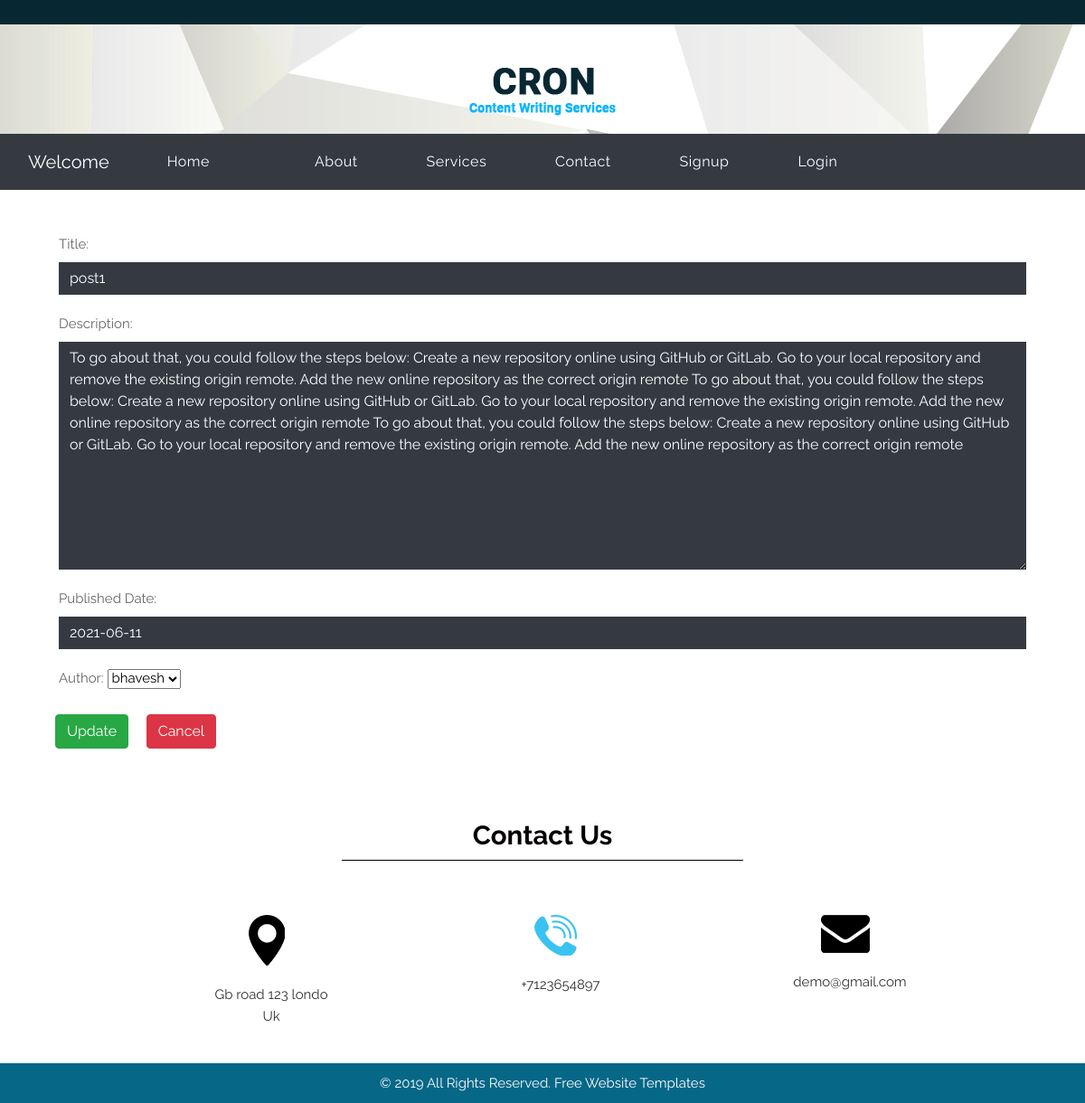
The app's page /update/1/ with its own data.
### myblog/models.py (models this page shows)
class Post(models.Model):
    title = models.CharField(max_length=200)
    desc = models.TextField()
    published = models.DateField(default=timezone.now)
    author = models.ForeignKey(User, on_delete= models.CASCADE)

### myblog/views.py (the view)
# urls.py: path('update/<int:id>/',views.update_post,name="update"),
def update_post(request, id):
    if request.method == 'POST':
        data = Post.objects.get(pk=id)
        form = PostForm(request.POST, instance=data)
        if form.is_valid():
            form.save()
            return HttpResponseRedirect('/')
    else:
        data = Post.objects.get(pk=id)
        form = PostForm(instance=data)
    return render(request, 'blog/updatepost.html', {'form': form, 'data': data})

### myblog/forms.py
class PostForm(forms.ModelForm):
    class Meta:
        model = Post
        fields = ['title', 'desc', 'published', 'author']
        labels = {'title': 'Title', 'desc': 'Description', 'published': 'Published Date'}
        widgets = {'title': forms.TextInput(attrs={'class': 'form-control bg-dark text-white'}),
                   'desc': forms.Textarea(attrs={'class': 'form-control bg-dark text-white'}),
                   'published': forms.TextInput(attrs={'class': 'form-control bg-dark text-white'})
                   }

### myblog/templates/blog/updatepost.html (shortened to what this page needs)
{% extends 'blog/base.html' %}
{% load static %}
{% block update %}
    {% if data %}
        <div class="container">
            <form action="" method="POST" novalidate>
                {{form.as_p}}
                <input type="submit" class="btn btn-success mx-3" value="Update">
                <a href="{% url 'show' data.id %}" class="btn btn-danger">Cancel</a>
            </form>
        </div>
    {% endif %}
{% endblock update %}

### myblog/static/blog/css/style.css (style rules this page uses)
* { box-sizing: border-box !important; transition: ease all 0.5s; }
html { scroll-behavior: smooth; }
body { color: #666666; font-size: 14px; font-family: 'Raleway', sans-serif;; line-height: 1.80857; font-weight: normal; overflow-x: hidden; }
a { color: #1f1f1f; text-decoration: none !important; outline: none !important; -webkit-transition: all .3s ease-in-out; -moz-transition: all .3s ease-in-out; -ms-transition: all .3s ease-in-out; -o-transition: all .3s ease-in-out; transition: all .3s ease-in-out; }
*, *::after, *::before { -webkit-box-sizing: border-box; -moz-box-sizing: border-box; box-sizing: border-box; }
p { margin: 20px; font-weight: 400; font-size: 15px; line-height: 24px; }
a { color: #ffffff; text-decoration: none; outline: none !important; }
.form-control { display: block; width: 100%; padding: .375rem .75rem; font-size: 1rem; line-height: 1.5; color: #495057; background-color: #072833; background-clip: padding-box; border: 1px solid #072833; border-radius: 0px; border: 0px; }

### records on screen
Post: title "post1", desc "To go about that, you could follow the steps below: Create a new repository online using GitHub or GitLab. Go to your local repository and remove the existing origin remote. Add the new online repository as the correct origin remote To go about that, you could follow the steps below: Create a new repository online using GitHub or GitLab. Go to your local repository and remove the existing origin remote. Add the new online repository as the correct origin remote To go about that, you could follow the steps below: Create a new repository online using GitHub or GitLab. Go to your local repository and remove the existing origin remote. Add the new online repository as the correct origin remote", published "2021-06-11", author "bhavesh"
